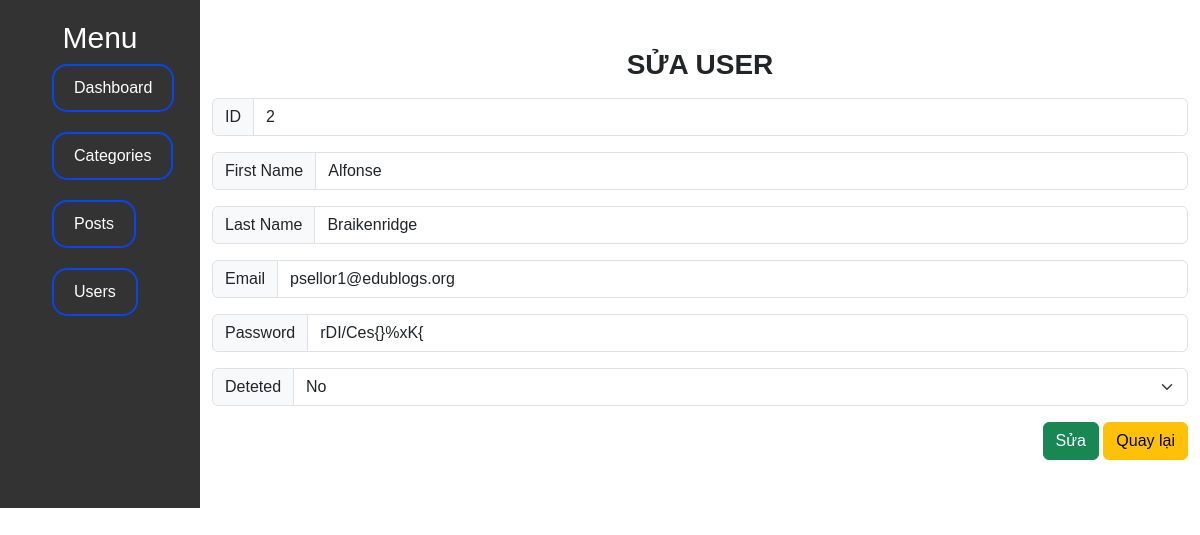
/admin/view/edit_user.php?id=2, run on the app's committed database.
### tables this page shows
CREATE TABLE `cms_user` (
  `id` int NOT NULL,
  `first_name` varchar(50) NOT NULL,
  `last_name` varchar(50) NOT NULL,
  `email` varchar(50) NOT NULL,
  `password` varchar(50) NOT NULL,
  `type` int NOT NULL,
  `deleted` int NOT NULL DEFAULT '0'
);

### admin/view/edit_user.php (the view, shortened to what this page needs)
<?php
    include_once("../class/Database.php");
    $id = (isset($_GET["id"])) ? intval($_GET["id"]) : 0;
    $sql = "SELECT * FROM cms_user WHERE id=" . $id;
    $data = $connect->query($sql);
    $user = [];
    while ($row = $data->fetch_assoc()) {
        $user = $row;
    }
?>
<!DOCTYPE html>
<html lang="en">
<head>
    <link href="https://cdn.jsdelivr.net/npm/bootstrap@5.3.0-alpha1/dist/css/bootstrap.min.css" rel="stylesheet">
    <link rel="stylesheet" href="https://cdnjs.cloudflare.com/ajax/libs/font-awesome/6.3.0/css/all.min.css" />
    <link rel="stylesheet" href="../css/Index.css">
</head>
<body>
    <?php include_once("menu.php") ?>
    <main class="container mt-5 mb-5">
        <div class="row">
            <div class="col-sm">
                <h3 class="text-center text-uppercase fw-bold">Sửa user</h3>
                <form action="../users.php?action=edit" method="post">
                    <div class="input-group mt-3 mb-3">
                        <span class="input-group-text" id="lblCatName">ID</span>
                        <input type="text" class="form-control" name="id" value="<?= $user["id"] ?>" required>
                    </div>
                    <div class="input-group mt-3 mb-3">
                        <span class="input-group-text" id="lblCatName">First Name</span>
                        <input type="text" class="form-control" name="first_name" value="<?= $user["first_name"] ?>"  required>
                    </div>
                    <div class="input-group mt-3 mb-3">
                        <span class="input-group-text" id="lblCatName">Last Name</span>
                        <input type="text" class="form-control" name="last_name" value="<?= $user["last_name"] ?>" required>
                    </div>
                    <div class="input-group mt-3 mb-3">
                        <span class="input-group-text" id="lblCatName">Email</span>
                        <input type="text" class="form-control" name="email" value="<?= $user["email"] ?>" required>
                    </div>
                    <div class="input-group mt-3 mb-3">
                        <span class="input-group-text" id="lblCatName">Password</span>
                        <input type="text" class="form-control" name="password" value="<?= $user["password"] ?>" readonly>
                    </div>
                    <div class="input-group mt-3 mb-3">
                        <span class="input-group-text" id="lblCatName">Deteted</span>
                        <select class="form-select" name="deleted">
                            <option value="0">No</option>
                        </select>
                    </div>
                    <div class="form-group  float-end ">
                        <input type="submit" value="Sửa" class="btn btn-success">
                        <a href="users.php" class="btn btn-warning ">Quay lại</a>
                    </div>
                </form>
            </div>
        </div>
    </main>
</body>
</html>

### admin/css/Index.css (style rules this page uses)
body { font-family: Arial, sans-serif; margin: 0; padding: 0; display: flex; }
main { flex: 1; padding: 0 20px; }

### data on the page
cms_user: id "2", first_name "Alfonse", last_name "Braikenridge", email "psellor1@edublogs.org", password "rDI/Ces{}%xK{"
